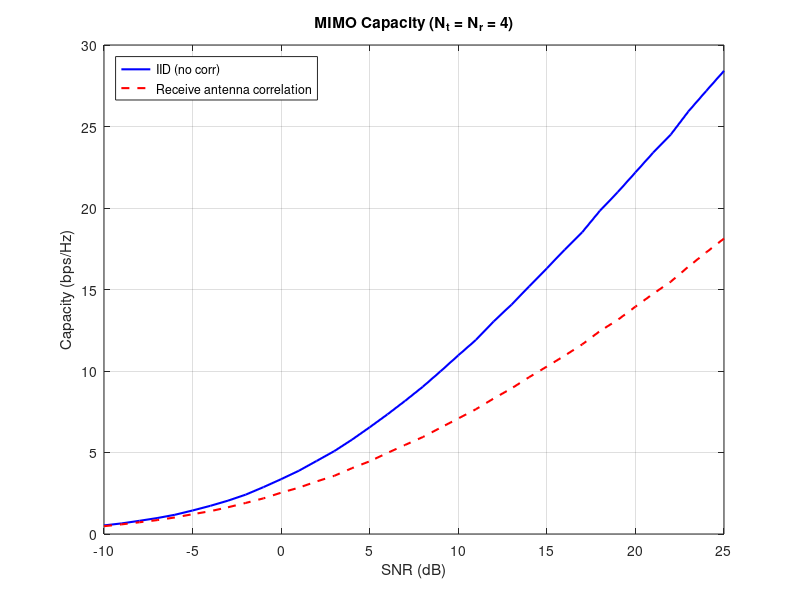

Write the MATLAB code that produced this figure.
clc; clear; close all;

% Parameters
Nt = 4; Nr = 4;
SNR_dB = -10:1:25;
SNR_linear = 10.^(SNR_dB / 10);
num_trials = 1000;

capacity_iid = zeros(size(SNR_dB));
capacity_corr = zeros(size(SNR_dB));

% Define receive correlation matrix Rr
Rr = zeros(Nr, Nr);
for i = 1:Nr
    for j = 1:Nr
        Rr(i,j) = exp(-0.05 * (i - j)^2);
    end
end
Rr_sqrt = sqrtm(Rr);  % Matrix square root Rr^(1/2)

for i = 1:length(SNR_dB)
    snr = SNR_linear(i);
    cap_iid = zeros(num_trials, 1);
    cap_corr = zeros(num_trials, 1);
    
    for k = 1:num_trials
        Hw = (randn(Nr, Nt) + 1j*randn(Nr, Nt)) / sqrt(2);  % IID Rayleigh

        % (1) IID case
        H_iid = Hw;
        M1 = eye(Nr) + (snr / Nt) * H_iid * H_iid';
        cap_iid(k) = real(log2(det(M1)));

        % (2) Correlated receive case
        H_corr = Rr_sqrt * Hw;
        M2 = eye(Nr) + (snr / Nt) * H_corr * H_corr';
        cap_corr(k) = real(log2(det(M2)));
    end
    
    capacity_iid(i) = mean(cap_iid);
    capacity_corr(i) = mean(cap_corr);
end

% Plot
figure;
plot(SNR_dB, capacity_iid, 'b-', 'LineWidth', 1.5); hold on;
plot(SNR_dB, capacity_corr, 'r--', 'LineWidth', 1.5);
xlabel('SNR (dB)');
ylabel('Capacity (bps/Hz)');
title('MIMO Capacity (N_t = N_r = 4)');
legend('IID (no corr)', 'Receive antenna correlation', 'Location', 'northwest');
grid on;

% Save for Overleaf
print(gcf, '5_24_ab', '-depsc2');
